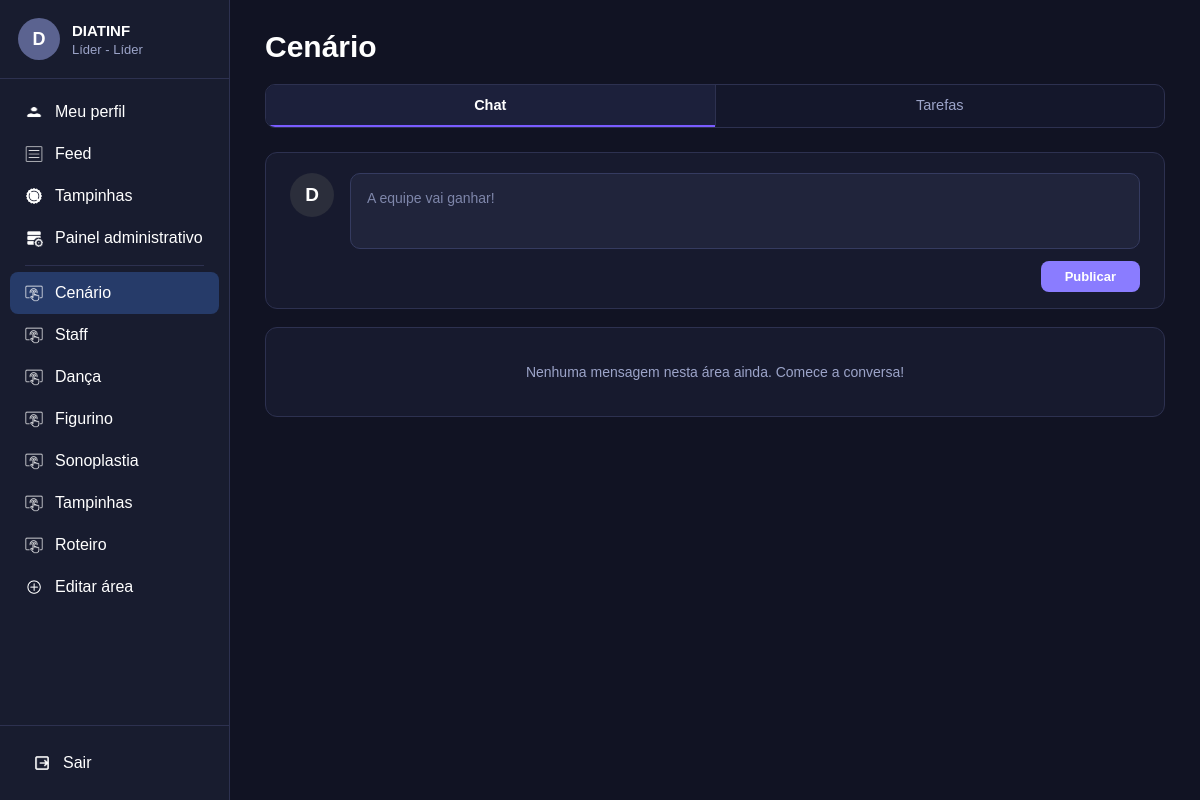
Page /area/Cenário/chat/ (signed in) on the earlier database version.
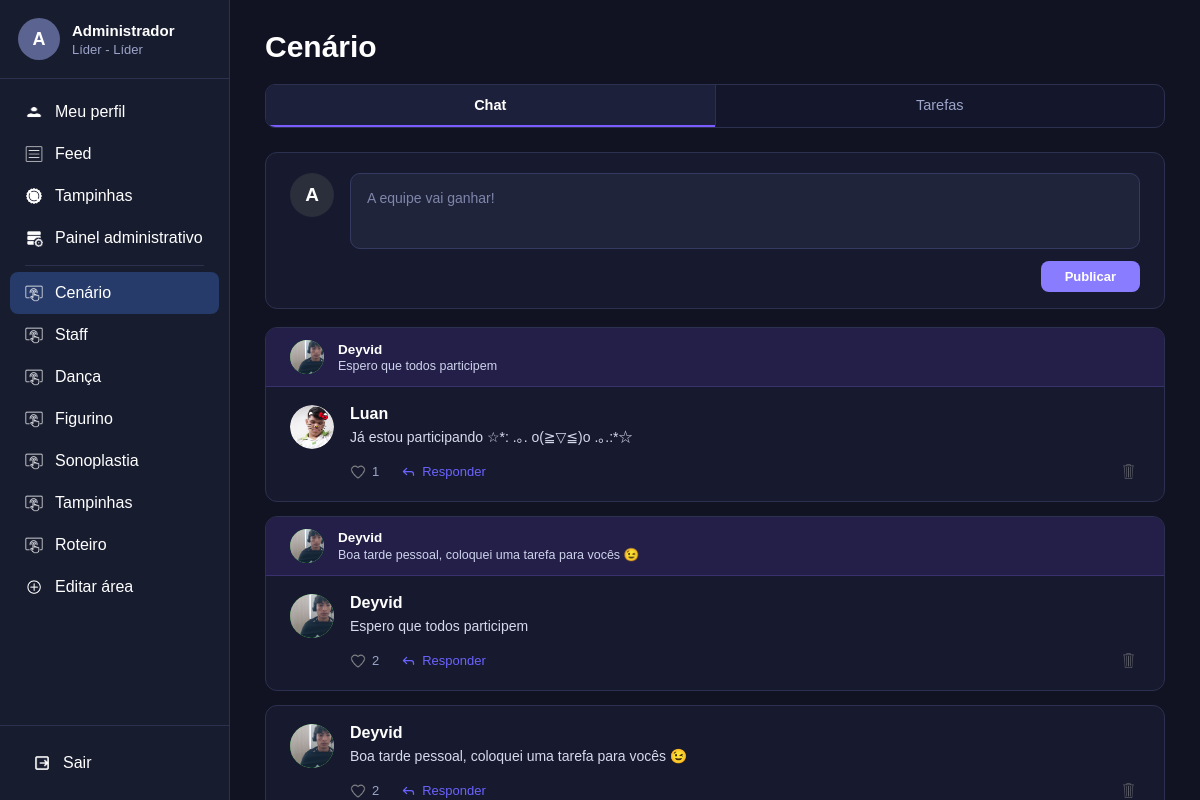
Same page on the later database version.
### usuarios/models.py (models this page shows, shortened)
class Usuario(models.Model):
    nome=models.CharField(max_length=100, blank=True, default="")
    matricula=models.CharField(max_length=20, unique=True)
    senha=models.CharField(max_length=255)
    diretoria=models.CharField(max_length=50)
    areas=models.TextField()
    aprovado=models.BooleanField(default=True)
    sub_lider=models.BooleanField(default=False)
    sublider_de=models.CharField(max_length=50, null=True, blank=True)
    doacao_tampinhas=models.FloatField(default=0)
    foto=models.ImageField(upload_to="perfis/", null=True, blank=True)
    bio=models.TextField(blank=True, default="")
    def nome_exibicao(self):
        if self.nome and self.nome.strip():
            return self.nome.strip()
        return self.matricula
    def inicial_perfil(self):
        base = (self.nome_exibicao() or "U").strip()
        return base[0].upper() if base else "U"
    def eh_administrador(self):
        mat = (self.matricula or "").strip().lower()
        diret = (self.diretoria or "").strip().lower()
        return mat == "admin" or diret in ["líder", "lider", "líder geral", "lider geral"]
    def tem_acesso_painel(self):
        return self.eh_administrador() or self.sub_lider
    def get_areas_sidebar(self):
        if self.eh_administrador():
            return ["Cenário", "Staff", "Dança", "Figurino", "Sonoplastia", "Tampinhas", "Roteiro"]
        return self.get_areas_ordenadas()
    def tem_acesso_area(self, area):
        if self.eh_administrador():
            return True
        if self.sub_lider and self.sublider_de == area:
            return True
        return area in self.get_areas_list()

class MensagemArea(models.Model):
    usuario = models.ForeignKey(Usuario, on_delete=models.CASCADE, related_name="mensagens_area")
    area = models.CharField(max_length=50)
    texto = models.TextField()
    resposta_a = models.ForeignKey(
        "self",
        on_delete=models.SET_NULL,
        null=True,
        blank=True,
        related_name="respostas",
    )
    criada_em = models.DateTimeField(auto_now_add=True)
    class Meta:
        ordering = ["-criada_em"]
    def total_curtidas(self):
        return self.curtidas.count()

### usuarios/views.py (the view)
# urls.py: path("area/<str:nome_area>/chat/", views.chat_area, name="chat_area"),
def chat_area(request, nome_area):
    usuario = usuario_logado(request)
    if usuario is None:
        return redirect("login")
    if nome_area not in TODAS_AREAS or not usuario.tem_acesso_area(nome_area):
        return redirect_autenticado(request, "feed")
    mensagens = (
        MensagemArea.objects.filter(area=nome_area)
        .select_related("usuario", "resposta_a", "resposta_a__usuario")
        .prefetch_related("curtidas")
        .order_by("-criada_em")
    )
    curtidas = set(
        CurtidaMensagemArea.objects.filter(
            usuario=usuario, mensagem__area=nome_area
        ).values_list("mensagem_id", flat=True)
    )
    return render(request, "chat_area.html", {
        "usuario": usuario,
        "nome_area": nome_area,
        "mensagens": mensagens,
        "curtidas": curtidas,
        "area_ativa": nome_area,
        "pagina_ativa": "",
    })

### usuarios/context_processors.py (called while the page is built, shortened)
def gerar_token_usuario(usuario_id):
    if not usuario_id:
        return ""
    try:
        return signing.dumps({"usuario": int(usuario_id)}, salt=TOKEN_SALT)
    except Exception:
        return ""

def consumir_notificacoes_validas(request, usuario_id):
    notificacoes = []
    try:
        storage = messages.get_messages(request)
        mensagens_brutas = list(storage)
        if hasattr(storage, "_loaded_data"):
            storage._loaded_data = []
        if hasattr(storage, "_queued_messages"):
            storage._queued_messages = []
        storage.used = True
        if hasattr(request, "session") and "_messages" in request.session:
            del request.session["_messages"]
        agora = time.time()
        caminho_atual = unquote(getattr(request, "path", "") or "").rstrip("/") or "/"
        uid_atual_str = str(usuario_id) if usuario_id else "anon"
    except Exception:
        return []
    return notificacoes[-1:]

### usuarios/templates/chat_area.html (shortened to what the changed rows need)
{% load static usuarios_extras %}
<!DOCTYPE html>
<html lang="pt-br">
<head>
    <link rel="stylesheet" href="{% static 'css/base.css' %}">
    <link rel="stylesheet" href="{% static 'css/area.css' %}">
</head>
<body>
{% include "_sidebar.html" %}
<main class="conteudo">
    <div class="container-pagina">
        <div class="titulo-pagina">
            <h1>{{ nome_area }}</h1>
        </div>
        <section class="chat-nova-mensagem" id="box-nova-mensagem">
            <form action="{% url 'publicar_chat_area' nome_area %}" method="POST" id="form-chat-area">
                <div class="chat-topo-publicacao">
                    <a href="{% url 'meu_perfil' %}{% if user_token %}?_user_token={{ user_token|urlencode }}{% endif %}" class="chat-avatar avatar-chat-escuro" title="Meu perfil">
                        {% if usuario.foto and usuario.foto.name %}
                            <img src="{{ usuario.foto.url }}" alt="{{ usuario.nome_exibicao }}" class="avatar-foto-img">
                        {% else %}
                            {{ usuario.inicial_perfil }}
                        {% endif %}
                    </a>
                    <textarea
                        name="texto"
                        id="textarea-chat-area"
                        placeholder="{% if usuario.eh_administrador or not usuario.diretoria %}A equipe vai ganhar!{% else %}A {{ usuario.diretoria }} vai ganhar!{% endif %}"
                        required></textarea>
                </div>
            </form>
        </section>
        <section class="lista-mensagens-chat">
            {% for msg in mensagens %}
            <article class="chat-card {% if msg.resposta_a %}chat-card-com-resposta{% endif %}" id="mensagem-{{ msg.id }}">
                {% if msg.resposta_a %}
                <div class="chat-resposta-citacao">
                    <a href="{% url 'ver_perfil' msg.resposta_a.usuario.id %}{% if user_token %}?_user_token={{ user_token|urlencode }}{% endif %}" class="chat-avatar chat-avatar-pequeno {{ msg.resposta_a.usuario.matricula|cor_avatar }}" title="Ver perfil de {{ msg.resposta_a.usuario.nome_exibicao }}">
                        {% if msg.resposta_a.usuario.foto and msg.resposta_a.usuario.foto.name %}
                            <img src="{{ msg.resposta_a.usuario.foto.url }}" alt="{{ msg.resposta_a.usuario.nome_exibicao }}" class="avatar-foto-img">
                        {% else %}
                            {{ msg.resposta_a.usuario.inicial_perfil }}
                        {% endif %}
                    </a>
                    <div class="chat-citacao-textos">
                        <a href="{% url 'ver_perfil' msg.resposta_a.usuario.id %}{% if user_token %}?_user_token={{ user_token|urlencode }}{% endif %}" class="chat-citacao-autor link-perfil-usuario">{{ msg.resposta_a.usuario.nome_exibicao }}</a>
                        <p class="chat-citacao-mensagem">{{ msg.resposta_a.texto }}</p>
                    </div>
                </div>
                {% endif %}
                <div class="chat-corpo-card">
                    <a href="{% url 'ver_perfil' msg.usuario.id %}{% if user_token %}?_user_token={{ user_token|urlencode }}{% endif %}" class="chat-avatar {{ msg.usuario.matricula|cor_avatar }}" title="Ver perfil de {{ msg.usuario.nome_exibicao }}">
                        {% if msg.usuario.foto and msg.usuario.foto.name %}
                            <img src="{{ msg.usuario.foto.url }}" alt="{{ msg.usuario.nome_exibicao }}" class="avatar-foto-img">
                        {% else %}
                            {{ msg.usuario.inicial_perfil }}
                        {% endif %}
                    </a>
                    <div class="chat-conteudo-principal">
                        <div class="chat-cabecalho-linha">
                            <a href="{% url 'ver_perfil' msg.usuario.id %}{% if user_token %}?_user_token={{ user_token|urlencode }}{% endif %}" class="link-perfil-usuario">
                                <h3 class="chat-autor">{{ msg.usuario.nome_exibicao }}</h3>
                            </a>
                        </div>
                        <p class="chat-texto">{{ msg.texto }}</p>
                        <div class="chat-rodape-acoes">
                            <button type="button" class="btn-curtir-chat {% if msg.id in curtidas %}curtido{% endif %}" data-id="{{ msg.id }}">
                                <img
                                    class="icone-curtir-chat"
                                    src="{% if msg.id in curtidas %}{% static 'imgs/coracao-vermelho.png' %}{% else %}{% static 'imgs/coracao-cinza.png' %}{% endif %}"
                                    alt="Curtir">
                                <span class="contador-curtidas-chat">{{ msg.total_curtidas }}</span>
                            </button>
                            <button
                                type="button"
                                class="btn-responder-chat"
                                data-id="{{ msg.id }}"
                                data-autor="{{ msg.usuario.nome_exibicao }}"
                                data-inicial="{{ msg.usuario.inicial_perfil }}"
                                data-foto="{% if msg.usuario.foto and msg.usuario.foto.name %}{{ msg.usuario.foto.url }}{% endif %}"
                                data-cor="{{ msg.usuario.matricula|cor_avatar }}"
                                data-texto="{{ msg.texto|truncatechars:140 }}">
                                <svg class="icone-responder-svg" viewBox="0 0 24 24" width="15" height="15" fill="none" stroke="currentColor" stroke-width="2" stroke-linecap="round" stroke-linejoin="round">
                                    <polyline points="9 17 4 12 9 7"></polyline>
                                    <path d="M20 18v-2a4 4 0 0 0-4-4H4"></path>
                                </svg>
                                <span>Responder</span>
                            </button>
                            {% if msg.usuario_id == usuario.id or usuario.eh_administrador or usuario.sub_lider and usuario.sublider_de == nome_area %}
                            <form action="{% url 'excluir_mensagem_area' msg.id %}" method="POST" class="form-excluir-chat">
                                <button type="submit" class="btn-excluir-chat" title="Excluir mensagem">
                                    <img src="{% static 'imgs/lixeira.png' %}" alt="Excluir">
                                </button>
                            </form>
                            {% endif %}
                        </div>
                    </div>
                </div>
            </article>
            {% empty %}
            <div class="sem-mensagens-chat">
                Nenhuma mensagem nesta área ainda. Comece a conversa!
            </div>
            {% endfor %}
        </section>
    </div>
</main>
</body>
</html>

### usuarios/templates/_sidebar.html (shortened to what this page needs)
{% load static %}
<aside class="sidebar">
    <div>
        <a href="{% url 'meu_perfil' %}{% if user_token %}?_user_token={{ user_token|urlencode }}{% endif %}" class="usuario {% if pagina_ativa == 'perfil' %}usuario-ativo{% endif %}" title="Acessar meu perfil">
            <div class="avatar">
                {% if usuario.foto and usuario.foto.name %}
                    <img src="{{ usuario.foto.url }}" alt="{{ usuario.nome_exibicao }}" class="avatar-foto-img">
                {% else %}
                    {{ usuario.inicial_perfil }}
                {% endif %}
            </div>
            <div class="dados-usuario">
                <h3>{{ usuario.nome_exibicao }}</h3>
                <p>{{ usuario.diretoria }} - {% if usuario.eh_administrador %}Líder{% elif usuario.sub_lider %}Sub-Líder{% else %}Membro{% endif %}</p>
            </div>
        </a>
        <nav class="menu">
            <a href="{% url 'meu_perfil' %}{% if user_token %}?_user_token={{ user_token|urlencode }}{% endif %}" class="{% if pagina_ativa == 'perfil' %}ativo{% endif %}">
                <img src="{% static 'imgs/icone-usuario.png' %}" alt="Perfil">
                <span>Meu perfil</span>
            </a>
            <a href="{% url 'feed' %}{% if user_token %}?_user_token={{ user_token|urlencode }}{% endif %}" class="{% if pagina_ativa == 'feed' %}ativo{% endif %}">
                <img src="{% static 'imgs/icone-feed.png' %}" alt="Feed">
                <span>Feed</span>
            </a>
            <a href="{% url 'tampinhas' %}{% if user_token %}?_user_token={{ user_token|urlencode }}{% endif %}" class="{% if pagina_ativa == 'tampinhas' %}ativo{% endif %}">
                <img src="{% static 'imgs/icone-tampinhas.png' %}" alt="Tampinhas">
                <span>Tampinhas</span>
            </a>
            {% if usuario.tem_acesso_painel %}
                <a href="{% url 'painel_administrativo' %}{% if user_token %}?_user_token={{ user_token|urlencode }}{% endif %}" class="{% if pagina_ativa == 'painel' %}ativo{% endif %}">
                    <img src="{% static 'imgs/icone-painel.png' %}" alt="Painel">
                    <span class="texto-painel">Painel administrativo</span>
                </a>
            {% endif %}
            <div class="menu-separador"></div>
            {% for area in usuario.get_areas_sidebar %}
                <a href="{% url 'chat_area' area %}{% if user_token %}?_user_token={{ user_token|urlencode }}{% endif %}" class="{% if area_ativa == area %}ativo{% endif %}">
                    <img src="{% static 'imgs/icone-area.png' %}" alt=""><span>{{ area }}</span>
                </a>
            {% endfor %}
            <a href="{% url 'nova_area' %}{% if user_token %}?_user_token={{ user_token|urlencode }}{% endif %}" class="{% if pagina_ativa == 'nova_area' %}ativo{% endif %}">
                <img src="{% static 'imgs/icone-editar-area.png' %}" alt="Editar área">
                <span>Editar área</span>
            </a>
        </nav>
    </div>
    <div class="rodape-sidebar">
        <a href="{% url 'sair' %}" id="link-sair-sidebar" onclick="return confirm('Deseja realmente sair da sua conta?');">
            <img src="{% static 'imgs/icone-sair.png' %}" alt="Sair">
            <span>Sair</span>
        </a>
    </div>
</aside>

Differences in the rows shown:
changed Usuario "Líder": inicial_perfil "D" → "A"; nome_exibicao "DIATINF" → "Administrador"
now on this page (row edited): MensagemArea: resposta_a.usuario.foto (picture), resposta_a.usuario.nome_exibicao "Deyvid", resposta_a.texto "Espero que todos participem", usuario.foto (picture), usuario.nome_exibicao "Luan", texto "Já estou participando ☆*: .｡. o(≧▽≦)o .｡.:*☆", total_curtidas "1"
now on this page (row edited): MensagemArea: resposta_a.usuario.foto (picture), resposta_a.usuario.nome_exibicao "Deyvid", resposta_a.texto "Boa tarde pessoal, coloquei uma tarefa para vocês 😉", usuario.foto (picture), usuario.nome_exibicao "Deyvid", texto "Espero que todos participem", total_curtidas "2"
now on this page (row edited): MensagemArea: usuario.foto (picture), usuario.nome_exibicao "Deyvid", texto "Boa tarde pessoal, coloquei uma tarefa para vocês 😉", total_curtidas "2"
Other differences:
text no longer shown: "Nenhuma mensagem nesta área ainda. Comece a conversa!"
